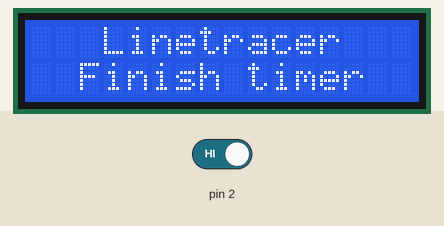
Simulated run of this sketch. Board: Arduino Uno, built with avr-gcc and run on an emulated ATmega328P. On the bench: 16×2 character LCD. The inputs (shaded band) are chosen by the test bench; at power-on: pin 2 HIGH.

Above: at 0.1 s.
At 6.2 s:
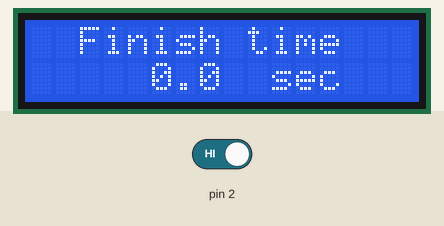
6.3 s: pin 2 driven LOW
At 6.4 s:
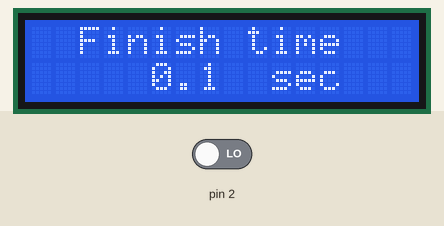

The sketch:

linetracerTimer_v0.2.ino
```cpp
// Подключаем библиотеку для работы с жидкокристаллическим
// экраном (англ. Liquid Crystal Display или просто LCD)
#include <LiquidCrystal.h>
LiquidCrystal lcd(13, 12, 11, 10,  9,  8);

unsigned long start_time = 0;
unsigned long stop_time = 0;
unsigned long finish_time = 0;
boolean start_flag = false;
volatile boolean sensor_flag = false;

void setup()
{
  pinMode(A0, INPUT);
  // начинаем работу с экраном. Сообщаем объекту количество
  // строк и столбцов. Опять же, вызывать pinMode не требуется:
  // функция begin сделает всё за нас
  lcd.begin(16, 2);
  // печатаем сообщение на первой строке
  lcd.setCursor(3, 0);
  lcd.print("Linetracer");
  lcd.setCursor(2, 1);
  lcd.print("Finish timer");
  delay(5000);
  lcd.clear();
  lcd.setCursor(2, 0);
  lcd.print("Finish time");
  lcd.setCursor(10, 1);
  lcd.print("sec");
  lcd.setCursor(5, 1);
  lcd.print(0.0, 1);
  attachInterrupt(0, timer, FALLING);
}

void loop()
{
  if (!start_flag and sensor_flag) {
    start_flag = true;
    sensor_flag = false;
    start_time = millis();
    stop_time = millis();
  }
  if (start_flag) {
    lcd.setCursor(5, 1);
    lcd.print((millis() - start_time) / 1000.0, 1);
  }

  if (start_flag and sensor_flag) {
    start_flag = false;
    sensor_flag = false;
    finish_time = millis() - start_time;
    //########### Ваш результат #################
    lcd.setCursor(1, 0);
    lcd.print(" ");
    stop_time = millis();
    while (!sensor_flag) {
      lcd.setCursor(5, 1);
      lcd.print(finish_time / 1000.0, 1);
      delay(500);
      lcd.setCursor(5, 1);
      lcd.print("     ");
      delay(500);
    }
  }
}

void timer() {
  if(millis() - stop_time < 5000){
    sensor_flag = false;
  }else{
    sensor_flag = true;
  }

}
```

Measured:
- after the input at 6.3 s, the display: changes after 0.05 s (image 2)
